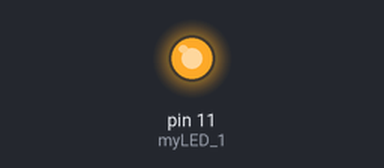
Bench run of a sketch on a simulated Arduino Uno, built with avr-gcc and run on an emulated ATmega328P. Parts: output pins drawn as LEDs (lit = HIGH).

Above: at 0.05 s.
At 0.65 s:
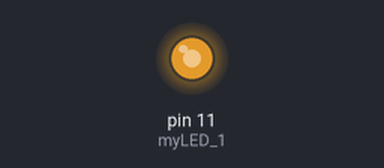
At 1.3 s:
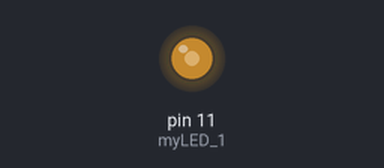
At 2.55 s:
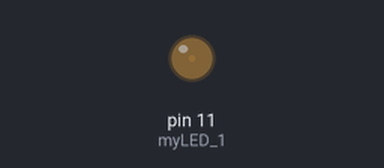
Timing chart, 0 to 5.9 s (numbered marks = the images above):
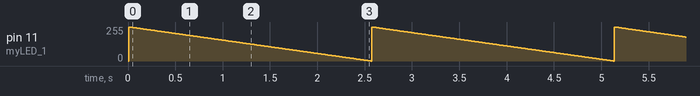

The sketch:

sketch_nov08c.ino
```cpp
#define myLED_1 11
int n;
void setup() {
  pinMode(myLED_1, OUTPUT);
}

void loop() {
  for(n=256;n>0;n--){
    analogWrite(myLED_1,n);
    delay(10);
  }
  digitalWrite(myLED_1, LOW);
}
```

Measured:
- by itself, pin 11 (myLED_1): ramps from 255/255 to 0/255 and jumps back, once every 2.6 s
